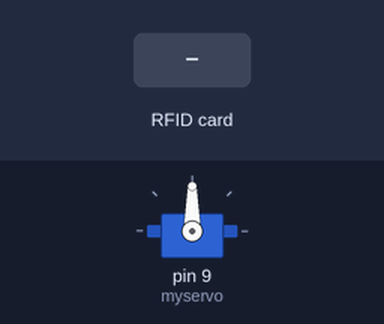
Simulated run of this sketch. Board: Arduino Uno, built with avr-gcc and run on an emulated ATmega328P. On the bench: servo. The inputs (shaded band) are chosen by the test bench. What the sketch prints to the serial monitor is not drawn.

Above: at 1.2 s.
1.3 s: RFID card B2 5B 8F 31 held to the reader
At 5.5 s:
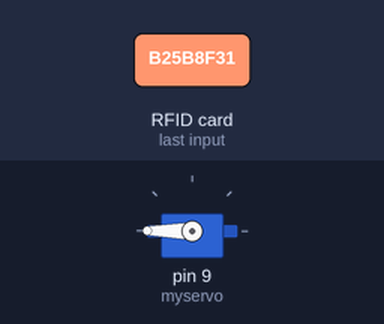
At 12.1 s:
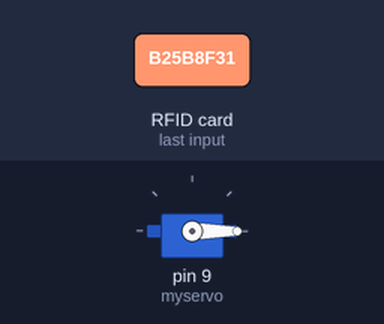
Timing chart, 0 to 12.4 s (numbered marks = the images above; inputs shaded):
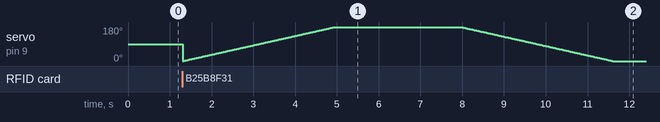

The sketch:

RFID_CODE.ino
```cpp
#include <SPI.h>
#include <MFRC522.h>
#include <Servo.h>

#define SS_PIN 10
#define RST_PIN 9
MFRC522 mfrc522(SS_PIN, RST_PIN);   // Create MFRC522 instance.
 Servo myservo;

int pos = 0;
void setup()
{
  myservo.attach(9);
  Serial.begin(9600);   // Initiate a serial communication
  SPI.begin();      // Initiate  SPI bus
  mfrc522.PCD_Init();   // Initiate MFRC522
  Serial.println("Approximate your card to the reader...");
  Serial.println();

}
void loop()
{
  // Look for new cards
  if ( ! mfrc522.PICC_IsNewCardPresent())
  {
    return;
  }
  // Select one of the cards
  if ( ! mfrc522.PICC_ReadCardSerial())
  {
    return;
  }
  //Show UID on serial monitor
  Serial.print("UID tag :");
  String content= "";
  byte letter;
  for (byte i = 0; i < mfrc522.uid.size; i++)
  {
     Serial.print(mfrc522.uid.uidByte[i] < 0x10 ? " 0" : " ");
     Serial.print(mfrc522.uid.uidByte[i], HEX);
     content.concat(String(mfrc522.uid.uidByte[i] < 0x10 ? " 0" : " "));
     content.concat(String(mfrc522.uid.uidByte[i], HEX));
  }
  Serial.println();
  Serial.print("Message : ");
  content.toUpperCase();
  if (content.substring(1) == "B2 5B 8F 31") //change here the UID of the card/cards that you want to give access
  {
    Serial.println("AUTHORISED");
    Serial.println();
    for(pos = 0; pos <= 180; pos += 1)
  {
    myservo.write(pos);
    delay(20);
    Serial.print(pos);
  }
  delay(3000);

  for(pos = 180; pos>=0; pos-=1)
  {
    myservo.write(pos);
    delay(20);
    Serial.print(pos);
  }
    delay(2000);
  }

 else   {
    Serial.println(" NOT AUTHORISED");
    delay(2000);
  }
}
```
